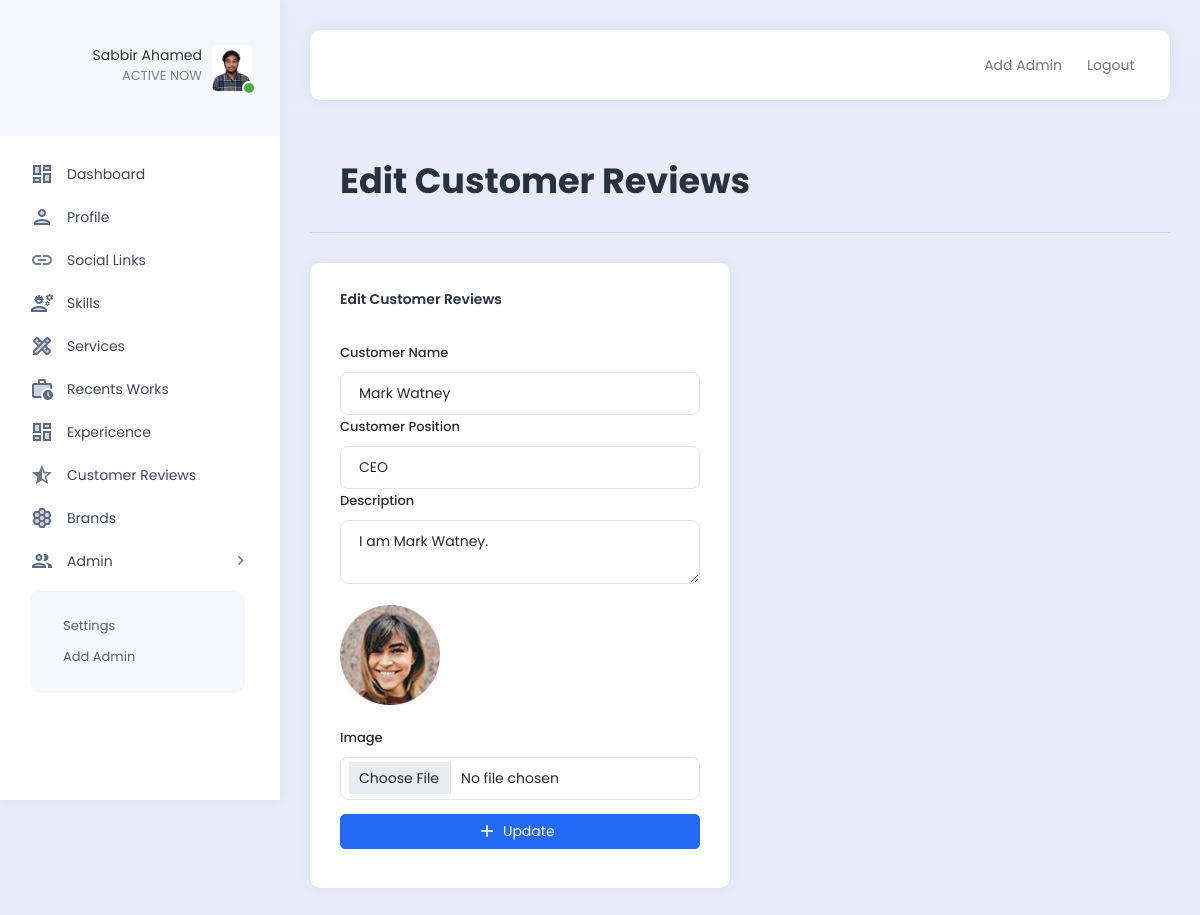
/admin/editReviews.php?editid=3 (signed in), run on the app's committed database.
### tables this page shows
CREATE TABLE `customers_reviews` (
  `id` int NOT NULL,
  `image` varchar(200) NOT NULL DEFAULT 'default.jpg',
  `name` varchar(200) NOT NULL,
  `position` varchar(200) NOT NULL,
  `description` varchar(200) NOT NULL,
  `status` varchar(200) NOT NULL DEFAULT 'deactive'
);

### admin/editReviews.php (the view)
<?php
include("extends/header.php");
$id = $_GET['editid'];
$reviews_query = "SELECT * FROM customers_reviews WHERE id='$id' ";
$connect = mysqli_query($db,$reviews_query);
$reviews = mysqli_fetch_assoc($connect);
?>
<div class="row">
    <div class="col">
        <div class="page-description">
            <h1>Edit Customer Reviews</h1>
        </div>
    </div>
</div>
<div class="row">
    <div class="col-6">
        <div class="card">
            <div class="card-header">
                <p>Edit Customer Reviews</p>
            </div>
            <div class="card-body">
                <form action="menuScript/reviews.php" method="POST" enctype="multipart/form-data">
                <label for="exampleInputEmail1" class="form-label">Customer Name</label>
                <input type="text" class="form-control" name="customer_name" aria-describedby="emailHelp" value="<?= $reviews['name'] ?>">
                <label for="exampleInputEmail1" class="form-label">Customer Position</label>
                <input type="text" name="position" class="form-control" aria-describedby="emailHelp" value="<?= $reviews['position']?>">
                <label for="exampleInputEmail1" class="form-label">Description</label>
                <textarea type="text" class="form-control" name="description"><?=$reviews['description']?></textarea>
                <picture class="d-block my-4">
                    <img id="port_show_img" src="../frontend/img/reviews/uploads/<?= $reviews['image'] ?>" alt="" style="width:100px; height: 100px; object-fit:contain">
                </picture>
                <label for="exampleInputEmail1" class="form-label">Image</label>
                <input onchange="document.querySelector('#port_show_img').src = window.URL.createObjectURL(this.files[0])" type="file" class="form-control" aria-describedby="emailHelp" name="image">
                    <div class="d-grid gap-2 my-3">
                        <button name="update" class="btn btn-primary" type="submit"><i class="material-icons">add</i>Update</button>
                    </div>
                </form>
            </div>
        </div>
    </div>
</div>

### admin/extends/header.php (shortened to what this page needs)
<?php
include ("config/database_conn.php");
     $explode = explode('/', $_SERVER['PHP_SELF']);
     $id = $_SESSION["author_id"];
     $link = end($explode);
     $adimg_query = "SELECT * FROM admins WHERE id='$id'";
     $conection = mysqli_query($db, $adimg_query);
     $user = mysqli_fetch_assoc($conection);
?>
<!DOCTYPE html>
<html lang="en">
<head>
    <link rel="stylesheet" href="https://cdnjs.cloudflare.com/ajax/libs/font-awesome/4.7.0/css/font-awesome.css" />
    <link href="assets/plugins/bootstrap/css/bootstrap.min.css" rel="stylesheet">
    <link href="assets/plugins/perfectscroll/perfect-scrollbar.css" rel="stylesheet">
    <link href="assets/plugins/pace/pace.css" rel="stylesheet">
    <link href="assets/css/main.min.css" rel="stylesheet">
    <link href="assets/css/custom.css" rel="stylesheet">
</head>
<body>
    <div class="app align-content-stretch d-flex flex-wrap">
        <div class="app-sidebar">
            <div class="logo">
                <a href="index.html" class="logo-icon"><span class="logo-text">SAVALON TECHNOLOGIES</span></a>
                <div class="sidebar-user-switcher user-activity-online">
                    <a href="#">
                    <?php if ($user['image'] == 'default.png') { ?>
                        <img src="../assets/images/profile/default/default.png" alt="img">
                        <?php }else{  ?>
                        <img src="assets\images\profile/uploads/<?= $user['image'] ?>">
                        <?php } ?>
                        <span class="activity-indicator"></span>
                        <span class="user-info-text"><?= $_SESSION["author_name"] ?><br><span class="user-state-info">ACTIVE NOW</span></span>
                    </a>
                </div>
            </div>
            <div class="app-menu">
                <ul class="accordion-menu">
                    <li class="<?= $link == 'index.php'?'active-page':''?>">
                        <a href="index.php" class="active"><i class="material-icons-two-tone">dashboard</i>Dashboard</a>
                    </li>
                    <li class="<?= $link == 'profile.php'?'active-page':''?>">
                        <a href="profile.php" class="active"><i class="material-icons-two-tone">person</i>Profile</a>
                    </li>
                    <li class="<?= $link == 'links.php'?'active-page':''?>">
                        <a href="links.php" class="active"><i class="material-icons-two-tone">link</i>Social Links</a>
                    </li>
                    <li class="<?= $link == 'skills.php'?'active-page':''?>">
                        <a href="skills.php" class="active"><i class="material-icons-two-tone">engineering</i>Skills</a>
                    </li>
                    <li class="<?= $link == 'services.php'?'active-page':''?>">
                        <a href="services.php" class="active"><i class="material-icons-two-tone">design_services</i>Services</a>
                    </li>
                    <li class="<?= $link == 'recent_works.php'?'active-page':''?>">
                        <a href="recent_works.php" class="active"><i class="material-icons-two-tone">work_history</i>Recents Works</a>
                    </li>
                    <li class="<?= $link == 'experience.php'?'active-page':''?>">
                        <a href="experience.php" class="active"><i class="material-icons-two-tone">dashboard</i>Expericence</a>
                    </li>
                    <li class="<?= $link == 'customer_reviews.php'?'active-page':''?>">
                        <a href="customer_reviews.php" class="active"><i class="material-icons-two-tone">star_half</i>Customer Reviews</a>
                    </li>
                    <li class="<?= $link == 'brands.php'?'active-page':''?>">
                        <a href="brands.php" class="active"><i class="material-icons-two-tone">hive</i>Brands</a>
                    </li>
                    <li>
                        <a href=""><i class="material-icons-two-tone">people</i>Admin<i class="material-icons has-sub-menu">keyboard_arrow_right</i></a>
                        <ul class="sub-menu">
                            <li>
                                <a href="settings.php">Settings</a>
                            </li>
                            <li>
                                <a href="add_admin.php">Add Admin</a>
                            </li>
                        </ul>
                    </li>
                </ul>
            </div>
        </div>
        <div class="app-container">
            <div class="app-header">
                <nav class="navbar navbar-light navbar-expand-lg">
                    <div class="container-fluid">
                        <div class="d-flex">
                            <ul class="navbar-nav">
                                <li class="nav-item hidden-on-mobile">
                                    <a class="nav-link " href="add_admin.php">Add Admin</a>
                                </li>
                                <li class="nav-item hidden-on-mobile">
                                    <a class="nav-link" href="extends/logout.php">Logout</a>
                                </li>
                            </ul>
                        </div>
                    </div>
                </nav>
            </div>
            <div class="app-content">
                <div class="content-wrapper">

### data on the page
customers_reviews: customer_name "Mark Watney", position "CEO", description "I am Mark Watney.", image (picture)

### other printed values
$_SESSION["author_name"] "Sabbir Ahamed"
